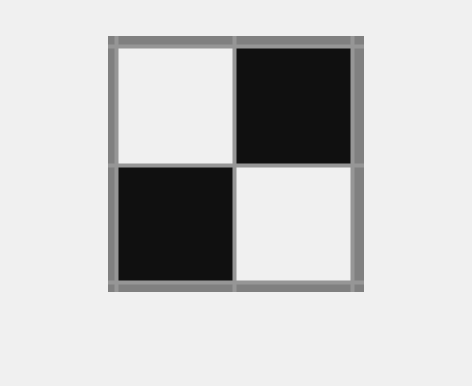
%> input picture ps2_matlab_Kerstetter_Jacob/output/ps2-2-c-1.png (made grey), 472 x 386 px, given in place of ps2-input0.png, which was not available
$ octave builtins.m   (GNU Octave 9; MATLAB toolbox functions it lacks are replaced by stand-ins)
%> lines starting %> are read from the running program, lines starting %| are printed output that depends on the picture; in (x1, y1, x2, y2) boxes, pixels count from 0 and x2, y2 are one past the last pixel; in counts of white or black regions, pixels touching at a corner belong together; the program's own positions count from 1; pictures that were not available may be replaced by others from this repository, and a replacement may not be noted
clear
clc

%% Load image
img = imread(fullfile('input', 'ps2-input0.png'));
%> img is the input picture: size 386x472 uint8; min 16, max 240, mean 200.4
edges = edge(img, 'canny' ) ;
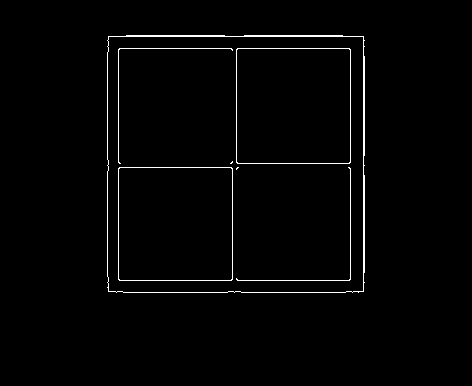
%> edges: size 386x472 logical; 1.5% white in thin lines or dots, all inside (x1, y1, x2, y2) = (107, 35, 365, 293)

%% Apply Hough transform
[accum theta rho] = hough(edges);
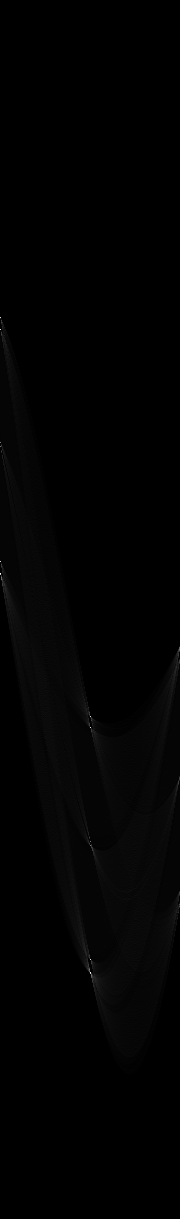
%> accum: size 1219x180 double; min 0, max 256, mean 2.3; drawn with min black and max white
%> theta = 180 values from -90 to 89; rho = 1219 values from -609 to 609
maxAccum = max(accum);
%> maxAccum = 180 values, max 256 at index 1, min 11 at index 152, mean 23.97
figure, imagesc(accum, 'XData', theta, 'YData', rho), title('Hough Accum');
%> (this line was passed over: imagesc is not available in this run)

peaks = houghpeaks(accum, 10);
%> peaks = [574 1; 973 91; 330 1; 728 91]
figure(2)
plot(theta(peaks(:, 2)), rho(peaks(:, 1)), 'rs');
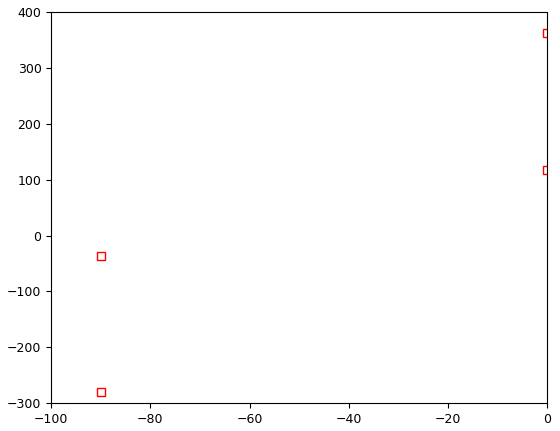
%> figure redrawn from the program's plot data
